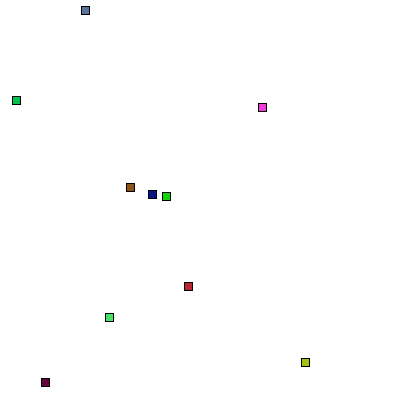
Frame 1 (no input)
Frame 60 (the mouse pressed at the canvas centre just before this capture): identical to frame 1, image omitted
Frame 120 (the mouse held since frame 60 and released just before this capture): identical to frame 1, image omitted

The Processing sketch that drew this single still picture (run headless with seeded random() and noise(); from frame 60 on, the mouse is pressed at the canvas centre):

// Processing sketch: array_04
// ── array_04.pde

int num =10;
float [] xpositions = new float[num];//deklarieren und init
float [] ypositions = new float[num];//deklarieren und init
color [] colors = new color[num];

void setup() {
  size(400, 400);
   for (int i = 0; i < num; i++) {
   xpositions[i]=random(width);
   ypositions[i]=random(height);
   colors[i]=color(random(255),random(255),random(255));
   }

}

void draw() {
  background(255);
  fill(0);
  // Durchs array loopen
  for (int i = 0; i < num; i++) {
    fill(colors[i]);
    rect(xpositions[i], ypositions[i], 8,8);
  }
}
